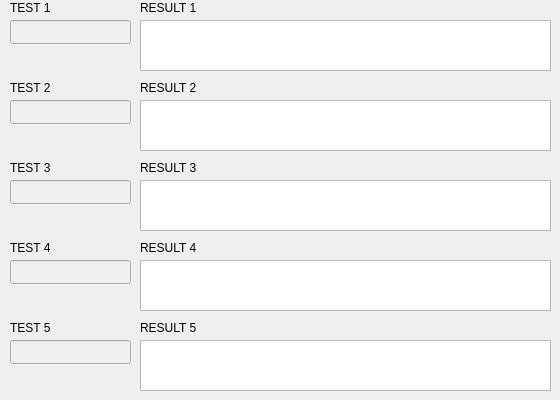
     <widget class="QWidget" name="tabWidgetPage1">
      <attribute name="title">
       <string>TEST 1</string>
      </attribute>
      <widget class="QLineEdit" name="test4">
       <property name="enabled">
        <bool>false</bool>
       </property>
       <property name="geometry">
        <rect>
         <x>10</x>
         <y>260</y>
         <width>121</width>
         <height>24</height>
        </rect>
       </property>
       <property name="readOnly">
        <bool>true</bool>
       </property>
      </widget>
      <widget class="QLabel" name="label_11">
       <property name="geometry">
        <rect>
         <x>10</x>
         <y>80</y>
         <width>59</width>
         <height>16</height>
        </rect>
       </property>
       <property name="text">
        <string>TEST 2</string>
       </property>
      </widget>
      <widget class="QLineEdit" name="test1">
       <property name="enabled">
        <bool>false</bool>
       </property>
       <property name="geometry">
        <rect>
         <x>10</x>
         <y>20</y>
         <width>121</width>
         <height>24</height>
        </rect>
       </property>
       <property name="readOnly">
        <bool>true</bool>
       </property>
      </widget>
      <widget class="QLabel" name="label_5">
       <property name="geometry">
        <rect>
         <x>140</x>
         <y>0</y>
         <width>59</width>
         <height>16</height>
        </rect>
       </property>
       <property name="text">
        <string>RESULT 1</string>
       </property>
      </widget>
      <widget class="QLineEdit" name="test3">
       <property name="enabled">
        <bool>false</bool>
       </property>
       <property name="geometry">
        <rect>
         <x>10</x>
         <y>180</y>
         <width>121</width>
         <height>24</height>
        </rect>
       </property>
       <property name="readOnly">
        <bool>true</bool>
       </property>
      </widget>
      <widget class="QLabel" name="label_10">
       <property name="geometry">
        <rect>
         <x>140</x>
         <y>80</y>
         <width>59</width>
         <height>16</height>
        </rect>
       </property>
       <property name="text">
        <string>RESULT 2</string>
       </property>
      </widget>
      <widget class="QLabel" name="label_13">
       <property name="geometry">
        <rect>
         <x>10</x>
         <y>160</y>
         <width>59</width>
         <height>16</height>
        </rect>
       </property>
       <property name="text">
        <string>TEST 3</string>
       </property>
      </widget>
      <widget class="QLabel" name="label_15">
       <property name="geometry">
        <rect>
         <x>10</x>
         <y>240</y>
         <width>59</width>
         <height>16</height>
        </rect>
       </property>
       <property name="text">
        <string>TEST 4</string>
       </property>
      </widget>
      <widget class="QLineEdit" name="test2">
       <property name="enabled">
        <bool>false</bool>
       </property>
       <property name="geometry">
        <rect>
         <x>10</x>
         <y>100</y>
         <width>121</width>
         <height>24</height>
        </rect>
       </property>
       <property name="readOnly">
        <bool>true</bool>
       </property>
      </widget>
      <widget class="QLabel" name="label_12">
       <property name="geometry">
        <rect>
         <x>140</x>
         <y>160</y>
         <width>59</width>
         <height>16</height>
        </rect>
       </property>
       <property name="text">
        <string>RESULT 3</string>
       </property>
      </widget>
      <widget class="QLabel" name="label_4">
       <property name="geometry">
        <rect>
         <x>10</x>
         <y>0</y>
         <width>59</width>
         <height>16</height>
        </rect>
       </property>
       <property name="text">
        <string>TEST 1</string>
       </property>
      </widget>
      <widget class="QPlainTextEdit" name="result3">
       <property name="geometry">
        <rect>
         <x>140</x>
         <y>180</y>
         <width>411</width>
         <height>51</height>
        </rect>
       </property>
      </widget>
      <widget class="QPlainTextEdit" name="result2">
       <property name="geometry">
        <rect>
         <x>140</x>
         <y>100</y>
         <width>411</width>
         <height>51</height>
        </rect>
       </property>
      </widget>
      <widget class="QPlainTextEdit" name="result1">
       <property name="geometry">
        <rect>
         <x>140</x>
         <y>20</y>
         <width>411</width>
         <height>51</height>
        </rect>
       </property>
      </widget>
      <widget class="QLabel" name="label_14">
       <property name="geometry">
        <rect>
         <x>140</x>
         <y>240</y>
         <width>59</width>
         <height>16</height>
        </rect>
       </property>
       <property name="text">
        <string>RESULT 4</string>
       </property>
      </widget>
      <widget class="QPlainTextEdit" name="result4">
       <property name="geometry">
        <rect>
         <x>140</x>
         <y>260</y>
         <width>411</width>
         <height>51</height>
        </rect>
       </property>
      </widget>
      <widget class="QLineEdit" name="test5">
       <property name="enabled">
        <bool>false</bool>
       </property>
       <property name="geometry">
        <rect>
         <x>10</x>
         <y>340</y>
         <width>121</width>
         <height>24</height>
        </rect>
       </property>
       <property name="readOnly">
        <bool>true</bool>
       </property>
      </widget>
      <widget class="QLabel" name="label_16">
       <property name="geometry">
        <rect>
         <x>10</x>
         <y>320</y>
         <width>59</width>
         <height>16</height>
        </rect>
       </property>
       <property name="text">
        <string>TEST 5</string>
       </property>
      </widget>
      <widget class="QPlainTextEdit" name="result5">
       <property name="geometry">
        <rect>
         <x>140</x>
         <y>340</y>
         <width>411</width>
         <height>51</height>
        </rect>
       </property>
      </widget>
      <widget class="QLabel" name="label_17">
       <property name="geometry">
        <rect>
         <x>140</x>
         <y>320</y>
         <width>59</width>
         <height>16</height>
        </rect>
       </property>
       <property name="text">
        <string>RESULT 5</string>
       </property>
      </widget>
     </widget>
